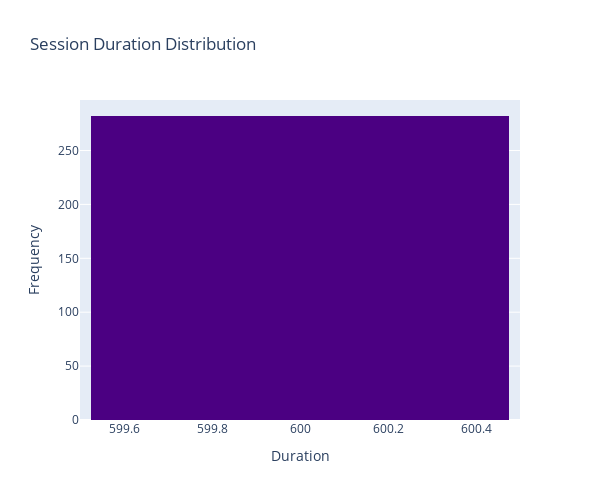

Notebook code cell kept with this figure:
### Markdown cell above
##  **EXPLORATORY DATA ANALYSIS**

### Code cell
# Session Duration Distribution
fig = px.histogram(df, x='session_duration', nbins=30,
                   title='Session Duration Distribution',
                   labels={'session_duration': 'Duration'},
                   color_discrete_sequence=['indigo'])
fig.update_layout(
    xaxis_title='Duration',
    yaxis_title='Frequency',
    bargap=0.05,width=600,height=500
)
fig.show()

### Figure 1 — Plotly figure (JSON) as saved in the notebook; plotly's stock layout.template omitted (floating-point values rounded to 4 significant figures; data arrays with more than 128 entries replaced by an {"elided": "..."} marker saying what was removed)
{"data": [{"alignmentgroup": "True", "bingroup": "x", "hovertemplate": "Duration=%{x}<br>count=%{y}<extra></extra>", "legendgroup": "", "marker": {"color": "indigo", "pattern": {"shape": ""}}, "name": "", "nbinsx": 30, "offsetgroup": "", "orientation": "v", "showlegend": false, "type": "histogram", "x": {"elided": "282 int values"}, "xaxis": "x", "yaxis": "y"}], "layout": {"bargap": 0.05, "barmode": "relative", "height": 500, "legend": {"tracegroupgap": 0}, "title": {"text": "Session Duration Distribution"}, "width": 600, "xaxis": {"anchor": "y", "autorange": true, "domain": [0, 1], "range": [599.5, 600.5], "title": {"text": "Duration"}, "type": "linear"}, "yaxis": {"anchor": "x", "autorange": true, "domain": [0, 1], "range": [0, 296.8], "title": {"text": "Frequency"}}}}
